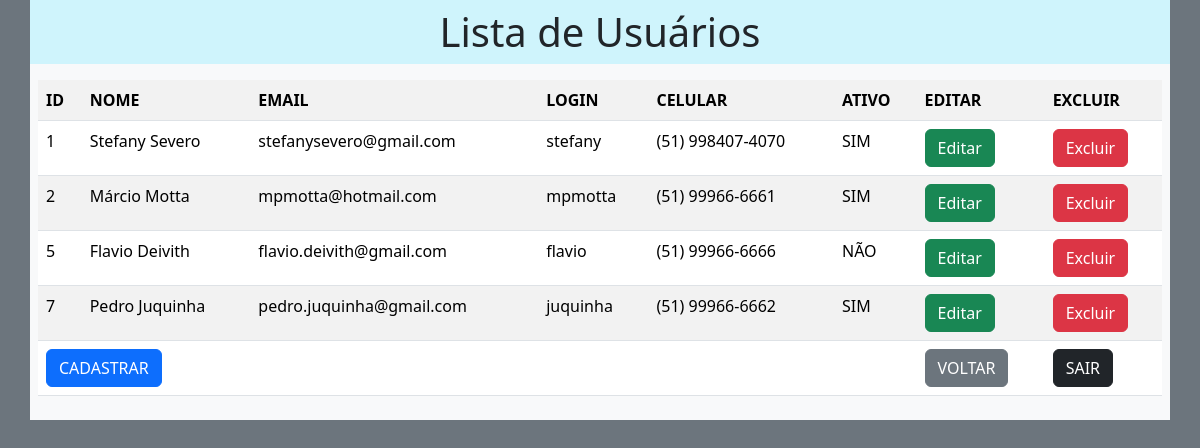
The page /view/usuarios.php (signed in) on the database its author committed.
### tables this page shows
CREATE TABLE `usuario` (
  `idUsuario` int(11) NOT NULL,
  `nomeUsuario` varchar(255) NOT NULL,
  `emailUsuario` varchar(255) NOT NULL,
  `loginUsuario` varchar(255) NOT NULL,
  `senhaUsuario` varchar(255) NOT NULL,
  `dataCadastro` timestamp NOT NULL DEFAULT current_timestamp(),
  `telefoneCelular` varchar(45) NOT NULL,
  `ativo` enum('S','N') NOT NULL
);

### model/conexao.php (called while the page is built, shortened)
<?php
abstract class Conexao {
    private $servidor = 'localhost';
    private $user = 'root';
    private $pass = '';
    private $banco = 'atendimentos';
    private function conexao() {
        $this->conn = new PDO("mysql:host=$this->servidor;dbname=$this->banco", $this->user, $this->pass);
    }
}
?>

### model/usuarioModel.php (called while the page is built, shortened)
<?php
require_once 'conexao.php';
class Usuario extends Conexao {
    private $tabela = 'usuario';
	 public function consulta() {
        $sql = "SELECT idUsuario, nomeUsuario, emailUsuario, loginUsuario,
		senhaUsuario, telefoneCelular, ativo FROM $this->tabela";
        $stmt = $this->conn->prepare($sql);
        $stmt->execute();
        $result = $stmt->fetchAll(PDO::FETCH_ASSOC);
        return $result;
    }
}
?>

### view/usuarios.php (the view, shortened to what this page needs)
<?php
	if(isset($_SESSION['logado']) && $_SESSION['logado'] == true ){
?>
<!DOCTYPE html>
<html lang="pt-br">
<head>
    <link href="https://cdn.jsdelivr.net/npm/bootstrap@5.3.2/dist/css/bootstrap.min.css" rel="stylesheet">
</head>
<body class="bg-secondary">
    <div class="container bg-light p-0">
        <h1 class="bg-info-subtle text-center p-2">Lista de Usuários</h1>
        <section class="p-2">
            <table class="table table-striped">
                <tr>
                    <th>ID</th>
                    <th>NOME</th>
                    <th>EMAIL</th>
                    <th>LOGIN</th>
                    <th>CELULAR</th>
                    <th>ATIVO</th>
                    <th>EDITAR</th>
                    <th>EXCLUIR</th>
                </tr>
                <?php
                        $Usuario = new Usuario();
                        $consulta = $Usuario->consulta();
                        foreach($consulta as $linha){
                            $idUsuario = $linha['idUsuario'];
                            $nomeUsuario = $linha['nomeUsuario'];
                            $emailUsuario = $linha['emailUsuario'];
                            $loginUsuario = $linha['loginUsuario'];
                            $telefoneCelular = $linha['telefoneCelular'];
                            $ativo = ($linha['ativo'] == 'S') ? 'SIM' : 'NÃO';
                        echo"
                        <tr>
                            <td>$idUsuario</td>
                            <td>$nomeUsuario</td>
                            <td>$emailUsuario</td>
                            <td>$loginUsuario</td>
                            <td>$telefoneCelular</td>
                            <td>$ativo</td>
                            <td><a class='btn btn-success' href='editarUsuario.php?id=$idUsuario'>Editar</a></td>
                            <td><a class='btn btn-danger' onclick='confirmDelete($idUsuario)' href='#'>Excluir</a></td>
                        </tr>
                        ";
                    }
                ?>
                <tr>
                    <td colspan="6">
                        <a class="btn btn-primary" href="cadastrarUsuario.php">CADASTRAR</a>
                    </td>
                    <td>
                        <a class="btn btn-secondary" href="logado.php">VOLTAR</a>
                    </td>
                    <td>
                        <a class="btn btn-dark" onclick="confirmSair()" href="#">SAIR</a>
                    </td>
                </tr>
            </table>
        </section>
    </div>
</body>
</html>
<?php
	}else{
		header('Location: index.php');
	}
?>

### rows shown on the page
usuario: idUsuario "1", nomeUsuario "Stefany Severo", emailUsuario "stefanysevero@gmail.com", loginUsuario "stefany", telefoneCelular "(51) 998407-4070", ativo "SIM"
usuario: idUsuario "2", nomeUsuario "Márcio Motta", emailUsuario "mpmotta@hotmail.com", loginUsuario "mpmotta", telefoneCelular "(51) 99966-6661", ativo "SIM"
usuario: idUsuario "5", nomeUsuario "Flavio Deivith", emailUsuario "flavio.deivith@gmail.com", loginUsuario "flavio", telefoneCelular "(51) 99966-6666", ativo "NÃO"
usuario: idUsuario "7", nomeUsuario "Pedro Juquinha", emailUsuario "pedro.juquinha@gmail.com", loginUsuario "juquinha", telefoneCelular "(51) 99966-6662", ativo "SIM"
